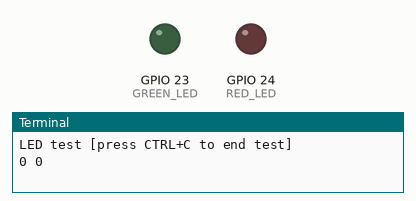
A program run on a simulated Raspberry Pi (BCM pin numbers). On the bench: output pins drawn as LEDs (lit = HIGH), the last lines printed to the terminal.

Above: at 0.05 s.
At 2.45 s:
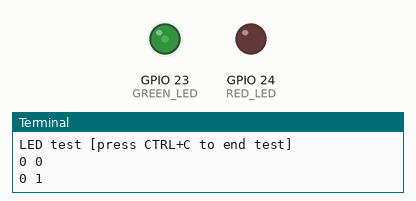
At 4.0 s:
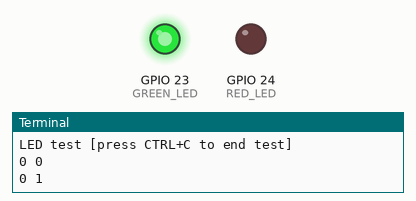
At 8.05 s:
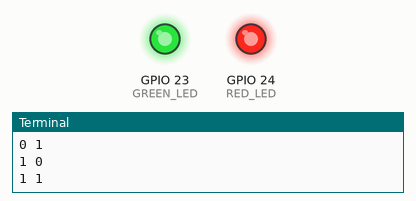
Timing chart, 0 to 10.5 s (numbered marks = the images above):
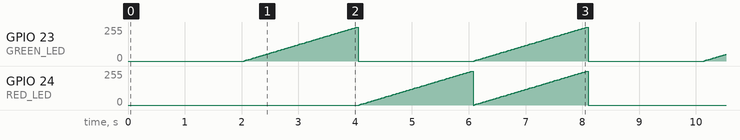

Measured:
- by itself, GPIO 23 (GREEN_LED): ramps from 0/255 to 255/255 and jumps back, once every 4.0 s
- by itself, GPIO 24 (RED_LED): moves between 0/255 and 255/255, repeating every 8.1 s

The program:

pwm.py
```python
import random, time
import RPi.GPIO as GPIO

GPIO.setmode(GPIO.BCM)

# Here we declare the output pin to which the LEDs are connected.
RED_LED = 24
GREEN_LED = 23

# Set pins to output mode
GPIO.setup(RED_LED, GPIO.OUT)
GPIO.setup(GREEN_LED, GPIO.OUT)

Freq = 100 #Hz

# The respective colors are initialized.
RED = GPIO.PWM(RED_LED, Freq)
GREEN = GPIO.PWM(GREEN_LED, Freq)
RED.start(0)
GREEN.start(0)

def LED_Color(Red, Green, pause):
    RED.ChangeDutyCycle(Red)
    GREEN.ChangeDutyCycle(Green)
    time.sleep(pause)

    RED.ChangeDutyCycle(0)
    GREEN.ChangeDutyCycle(0)

print ("LED test [press CTRL+C to end test]")

# Main program loop:
try:
    while True:
        for x in range(0,2):
            for y in range(0,2):
                print (x,y)
                for i in range(0,101):
                    LED_Color((x*i),(y*i),.02)


except KeyboardInterrupt:
    GPIO.cleanup()
```
